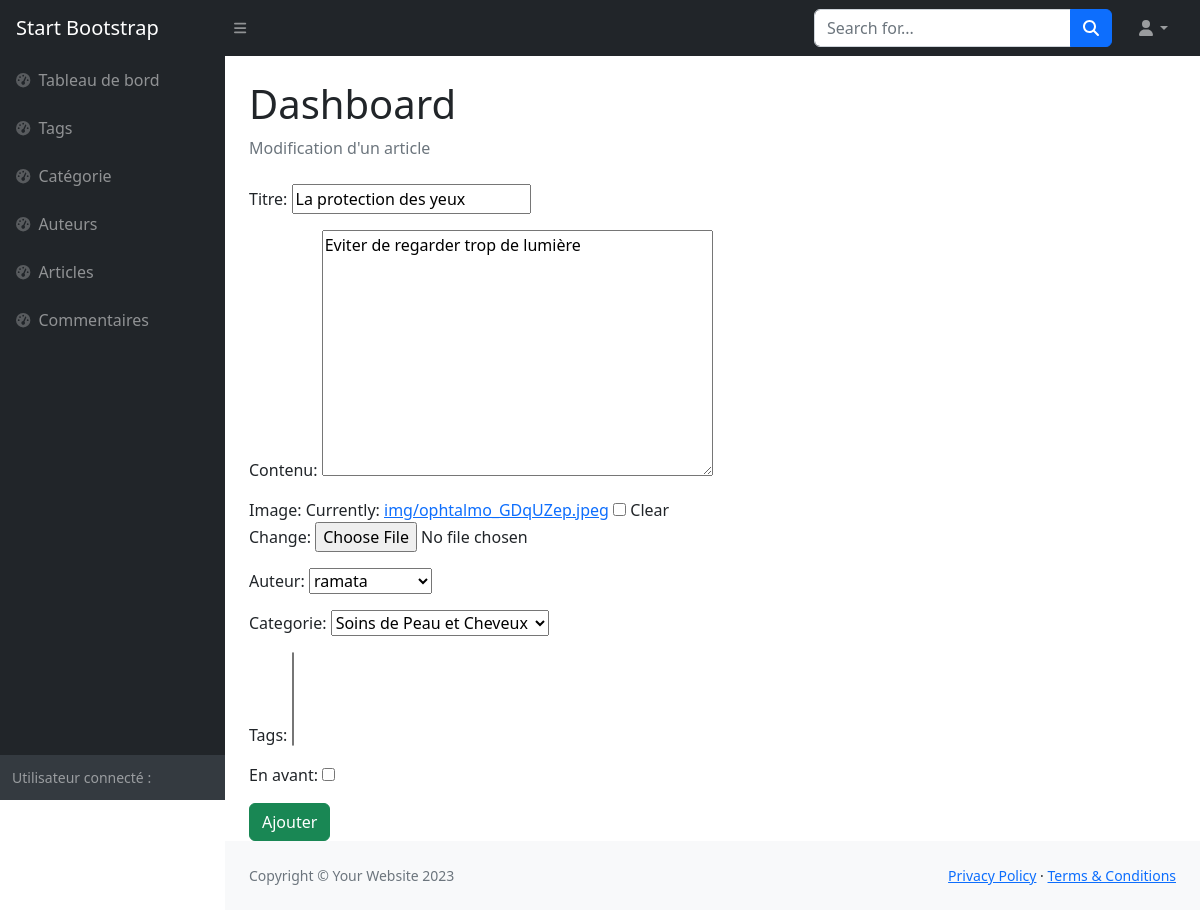
Page /dashboard/article/update/7/ on the committed database.
### appblog/models.py (models this page shows, shortened)
class Article(models.Model):
    titre = models.CharField(max_length=200)
    contenu = models.TextField()
    date_creation = models.DateTimeField(auto_now_add=True)
    image = models.ImageField(upload_to='img/',null =True,blank = True)
    auteur =models.ForeignKey(Auteur,on_delete=models.CASCADE)
    categorie = models.ForeignKey(Categorie,on_delete=models.CASCADE,default=1)
    tags = models.ManyToManyField(Tags, blank = True)
    en_avant = models.BooleanField(default=False)

### appblog/views.py (the view)
# urls.py: path('dashboard/article/update/<int:article_id>/', article_update, name='article_update'),
def article_update(request, article_id):
    article = Article.objects.get(id= article_id)
    form = ArticleForm(instance=article)
    if request.method == "POST":
        form = ArticleForm(instance=article, data = request.POST, files= request.FILES)
        if form.is_valid():
            form.save()
            print("Article modifié avec success")
            return redirect('article_liste')
    context = {
        'form' : form
    }
    return render(request, "blog/backoffice/article_update.html", context)

### appblog/forms.py
class ArticleForm(forms.ModelForm):
    class Meta:
        model = Article
        fields = "__all__"

### appblog/models.py (called while the page is built)
    def __str__(self):
        return self.nom

    def __str__(self):
        return self.nomComplet

### appblog/templates/blog/backoffice/article_update.html (shortened to what this page needs)
{% load static %}
<!DOCTYPE html>
<html lang="en">
    <head>
        <link href="https://cdn.jsdelivr.net/npm/simple-datatables@7.1.2/dist/style.min.css" rel="stylesheet" />
        <link href="{% static 'backoffice/css/styles.css' %}" rel="stylesheet" />
    </head>
    <body class="sb-nav-fixed">
        <nav class="sb-topnav navbar navbar-expand navbar-dark bg-dark">
            <a class="navbar-brand ps-3" href="index.html">Start Bootstrap</a>
            <button class="btn btn-link btn-sm order-1 order-lg-0 me-4 me-lg-0" id="sidebarToggle" href="#!"><i class="fas fa-bars"></i></button>
            <form class="d-none d-md-inline-block form-inline ms-auto me-0 me-md-3 my-2 my-md-0">
                <div class="input-group">
                    <input class="form-control" type="text" placeholder="Search for..." aria-label="Search for..." aria-describedby="btnNavbarSearch" />
                    <button class="btn btn-primary" id="btnNavbarSearch" type="button"><i class="fas fa-search"></i></button>
                </div>
            </form>
            <ul class="navbar-nav ms-auto ms-md-0 me-3 me-lg-4">
                <li class="nav-item dropdown">
                    <a class="nav-link dropdown-toggle" id="navbarDropdown" href="#" role="button" data-bs-toggle="dropdown" aria-expanded="false"><i class="fas fa-user fa-fw"></i></a>
                </li>
            </ul>
        </nav>
        <div id="layoutSidenav">
            <div id="layoutSidenav_nav">
                <nav class="sb-sidenav accordion sb-sidenav-dark" id="sidenavAccordion">
                    <div class="sb-sidenav-menu">
                        <div class="nav">
                            <a class="nav-link" href="{% url 'dashboard' %}">
                                <div class="sb-nav-link-icon"><i class="fas fa-tachometer-alt"></i></div>
                                Tableau de bord
                            </a>
                            <a class="nav-link" href="#">
                                <div class="sb-nav-link-icon"><i class="fas fa-tachometer-alt"></i></div>
                                Tags
                            </a>
                            <a class="nav-link" href="{% url 'categorie'%}">
                                <div class="sb-nav-link-icon"><i class="fas fa-tachometer-alt"></i></div>
                               Catégorie
                            </a>
                            <a class="nav-link" href="#">
                                <div class="sb-nav-link-icon"><i class="fas fa-tachometer-alt"></i></div>
                              Auteurs
                            </a>
                            <a class="nav-link" href="{% url 'article_liste'%}">
                                <div class="sb-nav-link-icon"><i class="fas fa-tachometer-alt"></i></div>
                              Articles
                            </a>
                            <a class="nav-link" href="#">
                                <div class="sb-nav-link-icon"><i class="fas fa-tachometer-alt"></i></div>
                              Commentaires
                            </a>
                        </div>
                    </div>
                    <div class="sb-sidenav-footer">
                        <div class="small">Utilisateur connecté :</div>
                    </div>
                </nav>
            </div>
            <div id="layoutSidenav_content">
                <main>
                    <div class="container-fluid px-4">
                        <h1 class="mt-4">Dashboard</h1>
                        <ol class="breadcrumb mb-4">
                            <li class="breadcrumb-item active">Modification d'un article </li>
                        </ol>
                        <div class="row">
                            <div class="col-10">
                                <form method="post" enctype="multipart/form-data" >
                                    {{ form.as_p }}
                                    <input type="submit" value="Ajouter" class="btn btn-success">
                                </form>
                            </div>
                        </div>
                    </div>
                </main>
                <footer class="py-4 bg-light mt-auto">
                    <div class="container-fluid px-4">
                        <div class="d-flex align-items-center justify-content-between small">
                            <div class="text-muted">Copyright &copy; Your Website 2023</div>
                            <div>
                                <a href="#">Privacy Policy</a>
                                &middot;
                                <a href="#">Terms &amp; Conditions</a>
                            </div>
                        </div>
                    </div>
                </footer>
            </div>
        </div>
    </body>
</html>

### rows in the picture
Article: titre "La protection des yeux", contenu "Eviter de regarder trop de lumière", auteur "ramata", categorie "Soins de Peau et Cheveux"
